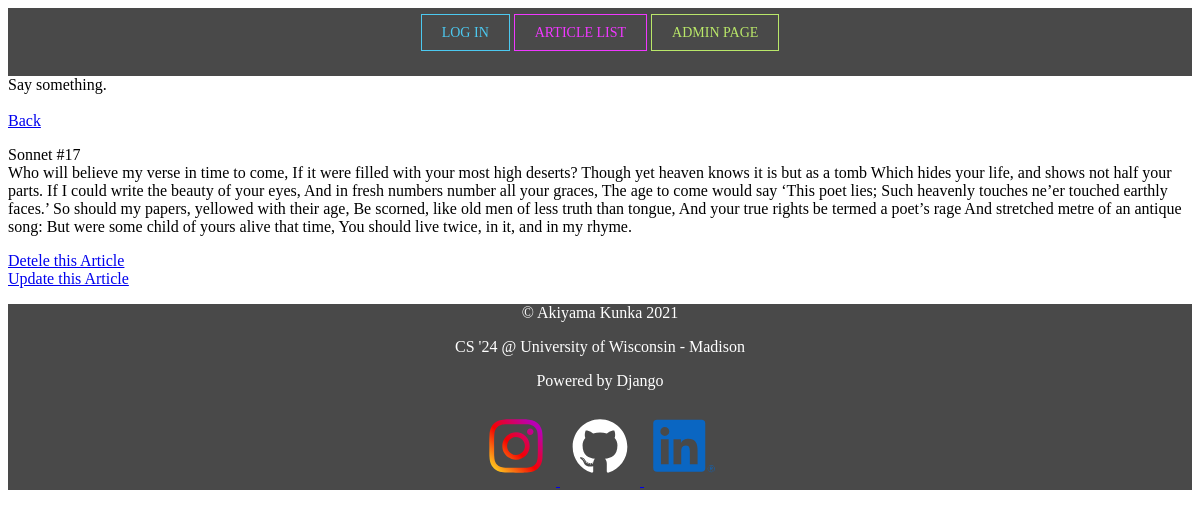
/article/article_detail/13/, run on the app's committed database.
### article/models.py (models this page shows, shortened)
class ArticlePost(models.Model):
    author = models.ForeignKey(User, on_delete=models.CASCADE, null=True)
    title = models.CharField(max_length=100)
    body = models.TextField()
    created = models.DateTimeField(auto_now_add=True) # just like it says, added when it was created
    updated = models.DateTimeField(auto_now=True)
    class Meta:
        ordering = ('-created',)

### article/views.py (the view)
# urls.py: path('article_detail/<int:id>/', views.show_detail, name='article_detail'),
def show_detail(request, id):
    article = ArticlePost.objects.get(id=id)
    context = {'article' : article}
    return render(request, 'article_detail.html', context)

### templates/article_detail.html (shortened to what this page needs)
{% extends 'base.html' %}
{% load staticfiles %}
    {% block content %}
        <a href="{% url 'article:article_list' %}">Back</a> <br>
    <p>
        {{ article.title }}
        <br>
        {{ article.body }}
    </p>
    <a href="{% url 'article:article_delete' article.id %}">Detele this Article</a>
    <br>
    <a href="{% url 'article:article_update' article.id %}">Update this Article</a>
    {% endblock %}

### data on the page
ArticlePost: title "Sonnet #17", body "Who will believe my verse in time to come, If it were filled with your most high deserts? Though yet heaven knows it is but as a tomb Which hides your life, and shows not half your parts. If I could write the beauty of your eyes, And in fresh numbers number all your graces, The age to come would say ‘This poet lies; Such heavenly touches ne’er touched earthly faces.’ So should my papers, yellowed with their age, Be scorned, like old men of less truth than tongue, And your true rights be termed a poet’s rage And stretched metre of an antique song: But were some child of yours alive that time, You should live twice, in it, and in my rhyme."
